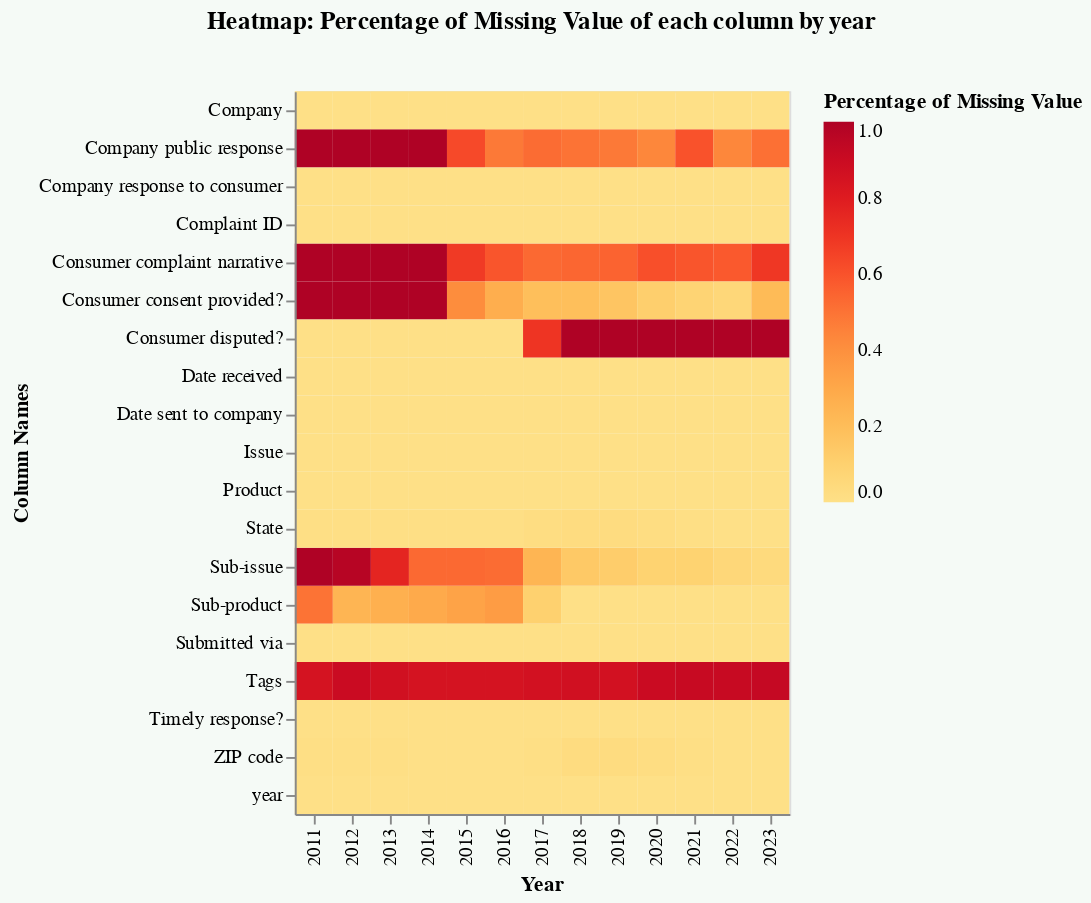

Here is the notebook cell this chart was saved with:
### Markdown cell above
- Visualizing the result

### Code cell
#set up the plot dataframe
heat_map_df = data_year.round(2).reset_index()

#melt the wide form to long form for plotting
data_melted = heat_map_df.melt(id_vars=['index'],
                        value_vars=[2011, 2012, 2013, 2014, 2015, 2016, 2017, 2018, 2019, 2020, 2021, 2022, 2023],
                        var_name='column', value_name='value')
#rename for clarity
data_melted.rename(columns={
    'index': 'column',
    'column': 'year',
    'value': 'percentage'
}, inplace=True)

#using Altair to plot the heatmap
chart = alt.Chart(data_melted).mark_rect().encode(
    x= alt.X('year:O', title= "Year"),
    y= alt.Y('column:O', title = "Column Names"),
    color= alt.Color('percentage:Q', scale = alt.Scale(scheme='yelloworangered'), legend=alt.Legend(title="Percentage of Missing Value")),
    tooltip=['column', 'year', 'percentage']
).properties(
    title = alt.TitleParams(
        text = "Heatmap: Percentage of Missing Value of each column by year",
        anchor = 'middle',
        offset = 30
    )
).configure(background='#f5faf6')

chart.display()

### Figure 1 — Vega-Lite specification as saved in the notebook (floating-point values rounded to 4 significant figures; data arrays with more than 128 entries replaced by an {"elided": "..."} marker saying what was removed)
{"config": {"view": {"continuousWidth": 400, "continuousHeight": 300}, "background": "#f5faf6"}, "data": {"name": "data-49ea5325d66d2555fe9be57ff8c5317d"}, "mark": "rect", "encoding": {"color": {"field": "percentage", "legend": {"title": "Percentage of Missing Value"}, "scale": {"scheme": "yelloworangered"}, "type": "quantitative"}, "tooltip": [{"field": "column", "type": "nominal"}, {"field": "year", "type": "quantitative"}, {"field": "percentage", "type": "quantitative"}], "x": {"field": "year", "title": "Year", "type": "ordinal"}, "y": {"field": "column", "title": "Column Names", "type": "ordinal"}}, "title": {"text": "Heatmap: Percentage of Missing Value of each column by year", "anchor": "middle", "offset": 30}, "$schema": "https://vega.github.io/schema/vega-lite/v4.17.0.json", "datasets": {"data-49ea5325d66d2555fe9be57ff8c5317d": {"elided": "247 records"}}}
